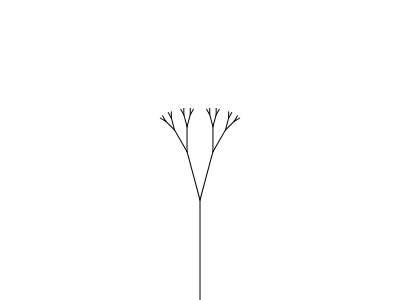
Frame 1 (no input)
Frame 60 (no input): identical to frame 1, image omitted
Frame 120 (the mouse pressed at the canvas centre since frame 60): identical to frame 1, image omitted

The p5.js sketch that drew this single still picture (run headless with seeded random() and noise() and a simulated clock; from frame 60 on, the mouse is pressed at the canvas centre):

// p5.js sketch
// ── sketch.js
let amount = 4;

function setup() {
  createCanvas(400, 300);
  colorMode(HSB);
  
  background(0, 0, 100);
  noFill();
  // thing(width/4, width - width/4, height/4);
  

  push();
  translate(width/2, height);
  // rotate(radians(90));
  branch(100);
  pop();
}

function draw() {
  // background(0, 0, 100);

  // pattern(width/2, height/2, noise(frameCount * 0.01) * 5000);
}

function constructTree(x, y, len, angle) {
  let b = new Branch(x, y, 100, 0);
  
}

function branch(l) {
  line(0, 0, 0, -l);
  translate(0, -l);
  l *= 0.5;
  if (l > 5) {
    push();
    rotate(radians(-15));
    branch(l);
    pop();

    push();
    rotate(radians(15));
    branch(l);
    pop();
  }
}


function pattern(x, y, r) {
  circle(x, y, r);
  if (r > 10) {
    stroke(map(r, 0, 400, 0, 360), 50, 100);

    pattern(x, y, r /2);
    pattern(x - r/2, y, r /2);
    pattern(x + r/2, y, r /2);
    pattern(x, y+ r/2, r /2);
    pattern(x, y- r/2, r /2);
  }
}

function thing(x1, x2, y) {
  line(x1,y,x2,y);

  if (x2 - x1 > 1) {
    thing(x1, x1 + (x2 - x1) / 3, y+20);
    thing(x1 + 2 * (x2 - x1) / 3, x2, y+20);
  }
}


// ── Branch.js
class Branch {
    constructor(x, y, len, angle) {
        this.start = createVector(x, y);
        this.dir = p5.Vector.fromAngle(angle);
        this.end = p5.vector.add(this.start, p5.Vector.mult(this.dir, len));
    }

    show() {
        line(this.start.x, this.start.y, this.end.x, this.end.y);
    }
}
